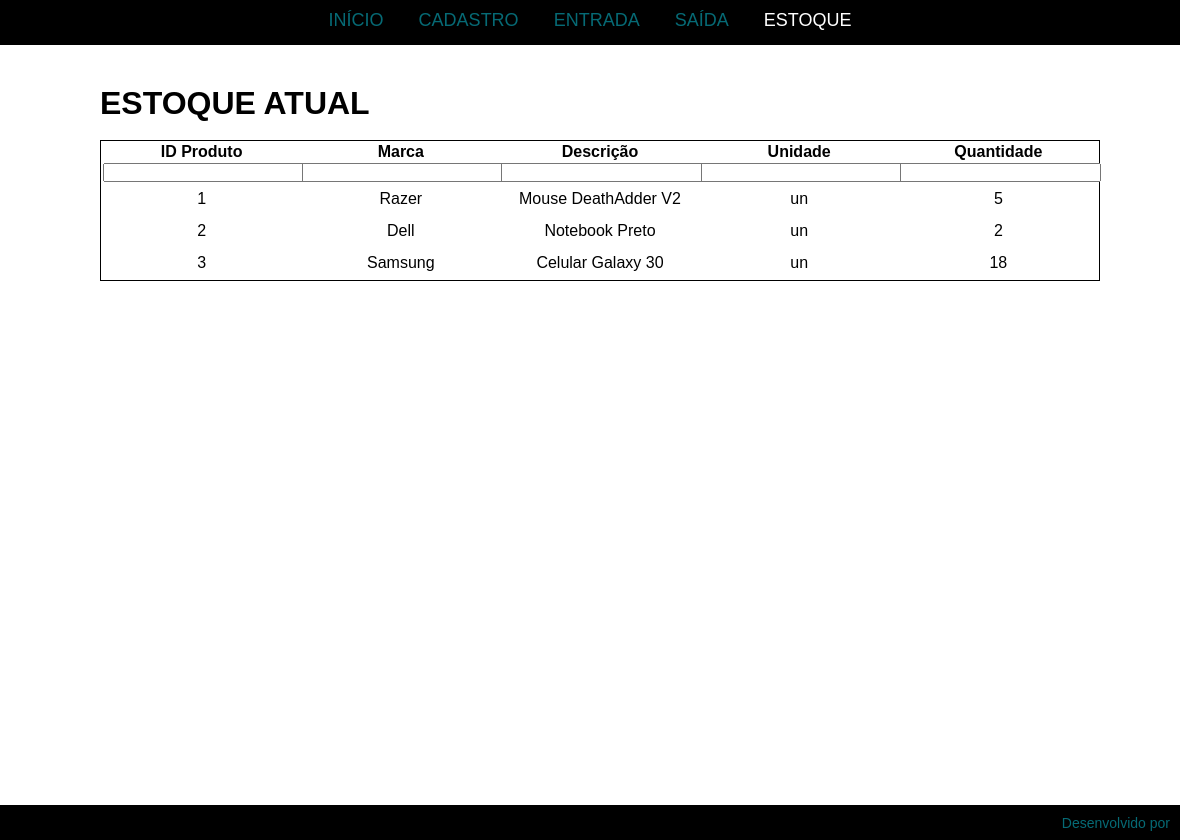
Before: /estoque.php with the older database file.
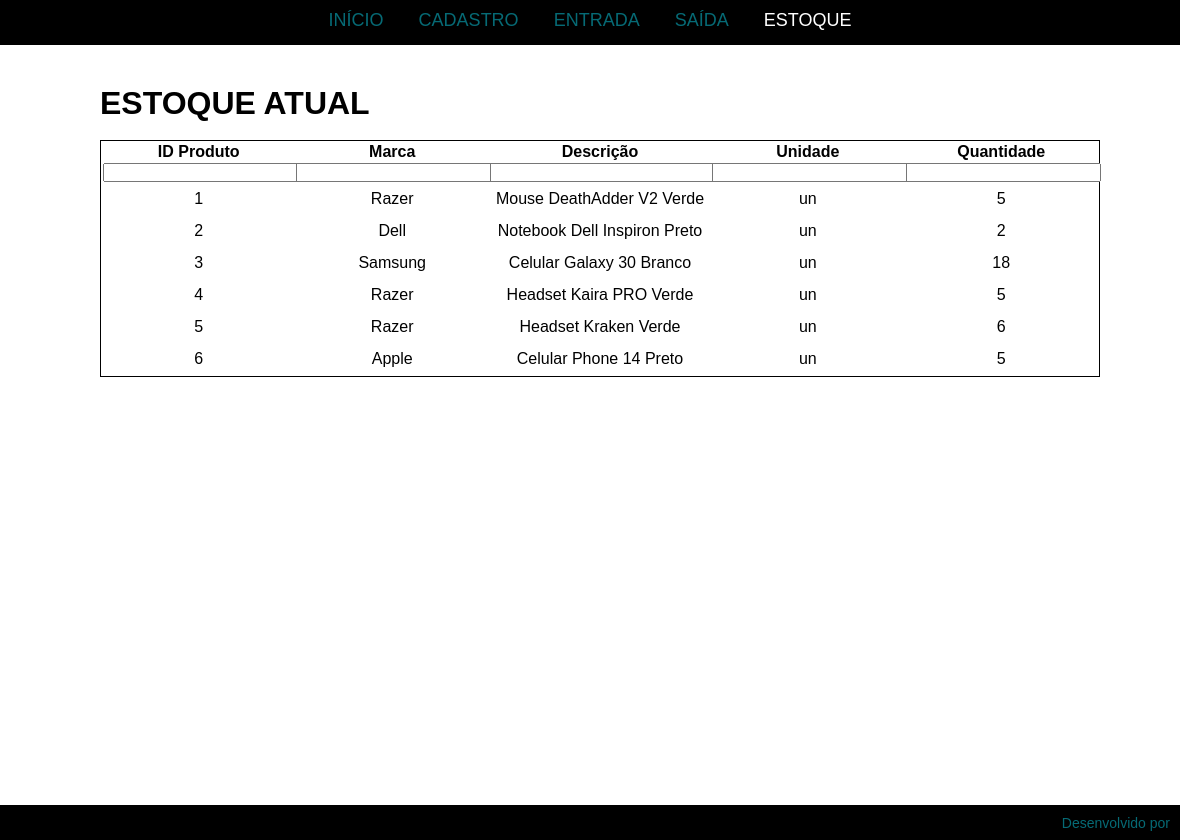
After: the same page with the newer database file.
### tables this page shows
CREATE TABLE IF NOT EXISTS `estoque` (
  `idProduto` int(11) NOT NULL,
  `marca` varchar(80) DEFAULT NULL,
  `descricao` varchar(80) DEFAULT NULL,
  `unidade` varchar(10) NOT NULL,
  `quantidade` int(10) NOT NULL,
  PRIMARY KEY (`idProduto`)
);

### php/url.php (called while the page is built)
<?php
  $BASE_URL = "http://" . $_SERVER['SERVER_NAME'] . dirname($_SERVER['REQUEST_URI'] . '?');
?>

### estoque.php (the view, shortened to what this page needs)
<?php
  include_once("php/conexao.php");
  include_once("php/url.php");
  $query = $conexao->prepare("SELECT * FROM estoque");
  $query->execute();
  $res = $query->fetchAll();
?>
<!DOCTYPE html>
<html lang="pt-br">
<head>
    <link rel="stylesheet" href="<?= $BASE_URL ?>/css/estoque.css">
</head>
<body>
    <header>
        <menu>
            <ul>
                <li class="cabecalho"><a href="index.php">INÍCIO</a></li>
                <li class="cabecalho"><a href="cadastroNew.php">CADASTRO</a></li>
                <li class="cabecalho"><a href="entrada.php">ENTRADA</a></li>
                <li class="cabecalho"><a href="saida.php">SAÍDA</a></li>
                <li class="cabecalho pg_atual">ESTOQUE</li>
            </ul>
        </menu>
    </header>
    <main>
        <div class="container" >
            <div class="content">
                <H1>ESTOQUE ATUAL</H1>
                <br>
                    <table id="tabela">
                        <thead>
                            <tr>
                                <th>ID Produto</th>
                                <th>Marca</th>
                                <th>Descrição</th>
                                <th>Unidade</th>
                                <th>Quantidade</th>
                            </tr>
                            <tr>
                                <th><input type="text" id="txtColuna1"/></th>
                                <th><input type="text" id="txtColuna2"/></th>
                                <th><input type="text" id="txtColuna3"/></th>
                                <th><input type="text" id="txtColuna4"/></th>
                                <th><input type="text" id="txtColuna5"/></th>
                            </tr>
                        </thead>
                        <tbody>
                            <?php foreach ($res as $dado): ?>
                                <tr>
                                    <td><?= $dado['idProduto'] ?></td>
                                    <td><?= $dado['marca'] ?></td>
                                    <td><?= $dado['descricao'] ?></td>
                                    <td><?= $dado['unidade'] ?></td>
                                    <td><?= $dado['quantidade'] ?></td>
                                </tr>
                            <?php endforeach; ?>
                        </tbody>
                    </table>
                </div>
        </div>
        </main>
    <footer>Desenvolvido por</footer>
</body>
</html>

### css/estoque.css (style rules this page uses)
*, *:before, *:after { margin:0; padding:0; font-family: Arial,sans-serif; }
html { height: 100%; min-height: 100%; }
body { margin:10px; display: flex; flex-direction: column; min-height: 100%; }
header { background-color: black; color: #066a75; align-items: center; text-align: center; width: auto; height: 25px; padding: 10px; font-size: 18px; position: relative; top: -10px; right: -10px; left: -10px; }
footer { background-color: black; text-align: right; align-items: center; color: #066a75; width: auto; height: 25px; padding: 10px; font-size: 14px; position: relative; right: -10px; left: -10px; margin-top: auto; }
.cabecalho { text-align: center; display: inline; margin: 15px; font-family: Arial, Helvetica, sans-serif; align-items: center; }
.pg_atual { color: white; }
a { font-family: Arial, Helvetica, sans-serif; color: #066a75; text-decoration: none; }
.content { width: 1000px; margin: 30px auto; }
#tabela { width:100%; border:solid 1px; text-align:center; }
#tabela tbody tr { border:solid 1px; height:30px; cursor:pointer; text-align: center; }
#tabela input { color:navy; width:100%; }

Changed rows visible on the page:
changed estoque id 1: descricao "Mouse DeathAdder V2" → "Mouse DeathAdder V2 Verde"
changed estoque "Dell": descricao "Notebook Preto" → "Notebook Dell Inspiron Preto"
changed estoque "Samsung": descricao "Celular Galaxy 30" → "Celular Galaxy 30 Branco"
added estoque: idProduto "4", marca "Razer", descricao "Headset Kaira PRO Verde", unidade "un", quantidade "5"
added estoque: idProduto "5", marca "Razer", descricao "Headset Kraken Verde", unidade "un", quantidade "6"
added estoque: idProduto "6", marca "Apple", descricao "Celular Phone 14 Preto", unidade "un", quantidade "5"
